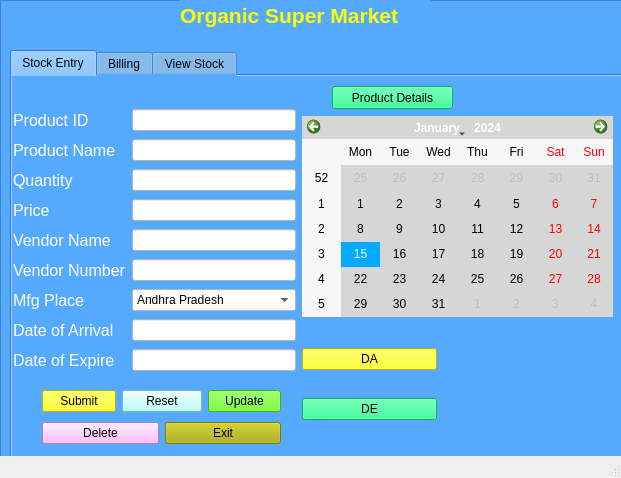
<?xml version="1.0" encoding="UTF-8"?>
<ui version="4.0">
 <class>MainWindow</class>
 <widget class="QMainWindow" name="MainWindow">
  <property name="geometry">
   <rect>
    <x>0</x>
    <y>0</y>
    <width>621</width>
    <height>478</height>
   </rect>
  </property>
  <property name="windowTitle">
   <string>MainWindow</string>
  </property>
  <widget class="QWidget" name="centralwidget">
   <widget class="QFrame" name="frame">
    <property name="geometry">
     <rect>
      <x>0</x>
      <y>0</y>
      <width>641</width>
      <height>461</height>
     </rect>
    </property>
    <property name="styleSheet">
     <string notr="true">background-color: rgb(85, 170, 255);</string>
    </property>
    <property name="frameShape">
     <enum>QFrame::StyledPanel</enum>
    </property>
    <property name="frameShadow">
     <enum>QFrame::Raised</enum>
    </property>
    <widget class="QTabWidget" name="tabWidget">
     <property name="geometry">
      <rect>
       <x>10</x>
       <y>50</y>
       <width>641</width>
       <height>441</height>
      </rect>
     </property>
     <property name="currentIndex">
      <number>0</number>
     </property>
     <widget class="QWidget" name="tab">
      <attribute name="title">
       <string>Stock Entry</string>
      </attribute>
      <widget class="QCalendarWidget" name="calendarWidget">
       <property name="geometry">
        <rect>
         <x>290</x>
         <y>40</y>
         <width>311</width>
         <height>201</height>
        </rect>
       </property>
       <property name="styleSheet">
        <string notr="true">background-color: rgb(214, 214, 214);
selection-background-color: rgb(0, 170, 255);</string>
       </property>
      </widget>
      <widget class="QWidget" name="layoutWidget">
       <property name="geometry">
        <rect>
         <x>1</x>
         <y>31</y>
         <width>283</width>
         <height>273</height>
        </rect>
       </property>
       <layout class="QGridLayout" name="gridLayout">
        <item row="0" column="1">
         <widget class="QLineEdit" name="id">
          <property name="styleSheet">
           <string notr="true">background-color: rgb(255, 255, 255);</string>
          </property>
         </widget>
        </item>
        <item row="0" column="0">
         <widget class="QLabel" name="label_2">
          <property name="font">
           <font>
            <pointsize>12</pointsize>
           </font>
          </property>
          <property name="styleSheet">
           <string notr="true">color: rgb(255, 255, 255);</string>
          </property>
          <property name="text">
           <string>Product ID</string>
          </property>
         </widget>
        </item>
        <item row="4" column="0">
         <widget class="QLabel" name="label_6">
          <property name="font">
           <font>
            <pointsize>12</pointsize>
           </font>
          </property>
          <property name="styleSheet">
           <string notr="true">color: rgb(255, 255, 255);</string>
          </property>
          <property name="text">
           <string>Vendor Name</string>
          </property>
         </widget>
        </item>
        <item row="4" column="1">
         <widget class="QLineEdit" name="vendname">
          <property name="styleSheet">
           <string notr="true">background-color: rgb(255, 255, 255);</string>
          </property>
         </widget>
        </item>
        <item row="5" column="0">
         <widget class="QLabel" name="label_7">
          <property name="font">
           <font>
            <pointsize>12</pointsize>
           </font>
          </property>
          <property name="styleSheet">
           <string notr="true">color: rgb(255, 255, 255);</string>
          </property>
          <property name="text">
           <string>Vendor Number</string>
          </property>
         </widget>
        </item>
        <item row="1" column="0">
         <widget class="QLabel" name="label_3">
          <property name="font">
           <font>
            <pointsize>12</pointsize>
           </font>
          </property>
          <property name="styleSheet">
           <string notr="true">color: rgb(255, 255, 255);</string>
          </property>
          <property name="text">
           <string>Product Name</string>
          </property>
         </widget>
        </item>
        <item row="2" column="1">
         <widget class="QLineEdit" name="quantity">
          <property name="styleSheet">
           <string notr="true">background-color: rgb(255, 255, 255);</string>
          </property>
         </widget>
        </item>
        <item row="3" column="1">
         <widget class="QLineEdit" name="price">
          <property name="styleSheet">
           <string notr="true">background-color: rgb(255, 255, 255);</string>
          </property>
         </widget>
        </item>
        <item row="2" column="0">
         <widget class="QLabel" name="label_4">
          <property name="font">
           <font>
            <pointsize>12</pointsize>
           </font>
          </property>
          <property name="styleSheet">
           <string notr="true">color: rgb(255, 255, 255);</string>
          </property>
          <property name="text">
           <string>Quantity</string>
          </property>
         </widget>
        </item>
        <item row="3" column="0">
         <widget class="QLabel" name="label_5">
          <property name="font">
           <font>
            <pointsize>12</pointsize>
           </font>
          </property>
          <property name="styleSheet">
           <string notr="true">color: rgb(255, 255, 255);</string>
          </property>
          <property name="text">
           <string>Price</string>
          </property>
         </widget>
        </item>
        <item row="5" column="1">
         <widget class="QLineEdit" name="vendnumber">
          <property name="styleSheet">
           <string notr="true">background-color: rgb(255, 255, 255);</string>
          </property>
         </widget>
        </item>
        <item row="1" column="1">
         <widget class="QLineEdit" name="name">
          <property name="styleSheet">
           <string notr="true">background-color: rgb(255, 255, 255);</string>
          </property>
         </widget>
        </item>
        <item row="7" column="1">
         <widget class="QLineEdit" name="arrival">
          <property name="styleSheet">
           <string notr="true">background-color: rgb(255, 255, 255);</string>
          </property>
         </widget>
        </item>
        <item row="8" column="1">
         <widget class="QLineEdit" name="expire">
          <property name="styleSheet">
           <string notr="true">background-color: rgb(255, 255, 255);</string>
          </property>
         </widget>
        </item>
        <item row="6" column="0">
         <widget class="QLabel" name="label_8">
          <property name="font">
           <font>
            <pointsize>12</pointsize>
           </font>
          </property>
          <property name="styleSheet">
           <string notr="true">color: rgb(255, 255, 255);</string>
          </property>
          <property name="text">
           <string>Mfg Place</string>
          </property>
         </widget>
        </item>
        <item row="8" column="0">
         <widget class="QLabel" name="label_10">
          <property name="font">
           <font>
            <pointsize>12</pointsize>
           </font>
          </property>
          <property name="styleSheet">
           <string notr="true">color: rgb(255, 255, 255);</string>
          </property>
          <property name="text">
           <string>Date of Expire</string>
          </property>
         </widget>
        </item>
        <item row="7" column="0">
         <widget class="QLabel" name="label_9">
          <property name="font">
           <font>
            <pointsize>12</pointsize>
           </font>
          </property>
          <property name="styleSheet">
           <string notr="true">color: rgb(255, 255, 255);</string>
          </property>
          <property name="text">
           <string>Date of Arrival</string>
          </property>
         </widget>
        </item>
        <item row="6" column="1">
         <widget class="QComboBox" name="comboBox">
          <property name="styleSheet">
           <string notr="true">background-color: rgb(255, 255, 255);</string>
          </property>
          <item>
           <property name="text">
            <string>Andhra Pradesh</string>
           </property>
          </item>
          <item>
           <property name="text">
            <string>Arunachal Pradesh</string>
           </property>
          </item>
          <item>
           <property name="text">
            <string>Assam</string>
           </property>
          </item>
          <item>
           <property name="text">
            <string>Bihar</string>
           </property>
          </item>
          <item>
           <property name="text">
            <string>Chattisgarh</string>
           </property>
          </item>
          <item>
           <property name="text">
            <string>Goa</string>
           </property>
          </item>
          <item>
           <property name="text">
            <string>Gujarat</string>
           </property>
          </item>
          <item>
           <property name="text">
            <string>Haryana</string>
           </property>
          </item>
          <item>
           <property name="text">
            <string>Himachal Pradesh</string>
           </property>
          </item>
          <item>
           <property name="text">
            <string>Jharkand</string>
           </property>
          </item>
          <item>
           <property name="text">
            <string>Karnataka</string>
           </property>
          </item>
          <item>
           <property name="text">
            <string>Kerala</string>
           </property>
          </item>
          <item>
           <property name="text">
            <string>Madhya Pradesh</string>
           </property>
          </item>
          <item>
           <property name="text">
            <string>Maharashtra</string>
           </property>
          </item>
          <item>
           <property name="text">
            <string>Manipur</string>
           </property>
          </item>
          <item>
           <property name="text">
            <string>Meghalaya</string>
           </property>
          </item>
          <item>
           <property name="text">
            <string>Mizoram</string>
           </property>
          </item>
          <item>
           <property name="text">
            <string>Nagaland</string>
           </property>
          </item>
          <item>
           <property name="text">
            <string>Odissa</string>
           </property>
          </item>
          <item>
           <property name="text">
            <string>Punjab</string>
           </property>
          </item>
          <item>
           <property name="text">
            <string>Rajasthan</string>
           </property>
          </item>
          <item>
           <property name="text">
            <string>Sikkim</string>
           </property>
          </item>
          <item>
           <property name="text">
            <string>Tamilnadu</string>
           </property>
          </item>
          <item>
           <property name="text">
            <string>Telangana</string>
           </property>
          </item>
          <item>
           <property name="text">
            <string>Tripura</string>
           </property>
          </item>
          <item>
           <property name="text">
            <string>Uttarakand</string>
           </property>
          </item>
          <item>
           <property name="text">
            <string>UttarPradesh</string>
           </property>
          </item>
          <item>
           <property name="text">
            <string>West Bengal</string>
           </property>
          </item>
         </widget>
        </item>
       </layout>
      </widget>
      <widget class="QWidget" name="layoutWidget_2">
       <property name="geometry">
        <rect>
         <x>290</x>
         <y>250</y>
         <width>135</width>
         <height>117</height>
        </rect>
       </property>
       <layout class="QGridLayout" name="gridLayout_3">
        <item row="0" column="0">
         <widget class="QPushButton" name="da">
          <property name="styleSheet">
           <string notr="true">background-color: rgb(255, 255, 0);</string>
          </property>
          <property name="text">
           <string>DA</string>
          </property>
         </widget>
        </item>
        <item row="1" column="0">
         <widget class="QPushButton" name="de">
          <property name="styleSheet">
           <string notr="true">background-color: rgb(255, 255, 0);
background-color: rgb(0, 255, 127);</string>
          </property>
          <property name="text">
           <string>DE</string>
          </property>
         </widget>
        </item>
       </layout>
      </widget>
      <widget class="QPushButton" name="product">
       <property name="geometry">
        <rect>
         <x>320</x>
         <y>10</y>
         <width>121</width>
         <height>23</height>
        </rect>
       </property>
       <property name="styleSheet">
        <string notr="true">background-color: rgb(255, 255, 0);
background-color: rgb(0, 255, 127);</string>
       </property>
       <property name="text">
        <string>Product Details</string>
       </property>
      </widget>
      <widget class="QWidget" name="layoutWidget_3">
       <property name="geometry">
        <rect>
         <x>30</x>
         <y>310</y>
         <width>239</width>
         <height>62</height>
        </rect>
       </property>
       <layout class="QGridLayout" name="gridLayout_2">
        <item row="0" column="0">
         <widget class="QPushButton" name="submit">
          <property name="styleSheet">
           <string notr="true">background-color: rgb(255, 255, 0);</string>
          </property>
          <property name="text">
           <string>Submit</string>
          </property>
         </widget>
        </item>
        <item row="0" column="1" colspan="2">
         <widget class="QPushButton" name="reset">
          <property name="styleSheet">
           <string notr="true">background-color: rgb(170, 255, 255);</string>
          </property>
          <property name="text">
           <string>Reset</string>
          </property>
         </widget>
        </item>
        <item row="0" column="3">
         <widget class="QPushButton" name="update">
          <property name="styleSheet">
           <string notr="true">background-color: rgb(85, 255, 0);</string>
          </property>
          <property name="text">
           <string>Update</string>
          </property>
         </widget>
        </item>
        <item row="1" column="0" colspan="2">
         <widget class="QPushButton" name="delete_2">
          <property name="styleSheet">
           <string notr="true">background-color: rgb(255, 170, 255);</string>
          </property>
          <property name="text">
           <string>Delete</string>
          </property>
         </widget>
        </item>
        <item row="1" column="2" colspan="2">
         <widget class="QPushButton" name="exit">
          <property name="styleSheet">
           <string notr="true">background-color: rgb(170, 170, 0);</string>
          </property>
          <property name="text">
           <string>Exit</string>
          </property>
         </widget>
        </item>
       </layout>
      </widget>
     </widget>
     <widget class="QWidget" name="tab_2">
      <attribute name="title">
       <string>Billing</string>
      </attribute>
      <widget class="QLabel" name="label_11">
       <property name="geometry">
        <rect>
         <x>20</x>
         <y>40</y>
         <width>101</width>
         <height>16</height>
        </rect>
       </property>
       <property name="font">
        <font>
         <pointsize>14</pointsize>
        </font>
       </property>
       <property name="styleSheet">
        <string notr="true">color: rgb(255, 255, 255);</string>
       </property>
       <property name="text">
        <string>Product Id</string>
       </property>
      </widget>
      <widget class="QLineEdit" name="lineEdit_10">
       <property name="geometry">
        <rect>
         <x>130</x>
         <y>40</y>
         <width>61</width>
         <height>20</height>
        </rect>
       </property>
       <property name="styleSheet">
        <string notr="true">background-color: rgb(255, 255, 255);</string>
       </property>
      </widget>
      <widget class="QLineEdit" name="lineEdit_11">
       <property name="geometry">
        <rect>
         <x>290</x>
         <y>40</y>
         <width>61</width>
         <height>20</height>
        </rect>
       </property>
       <property name="styleSheet">
        <string notr="true">background-color: rgb(255, 255, 255);</string>
       </property>
      </widget>
      <widget class="QLabel" name="label_12">
       <property name="geometry">
        <rect>
         <x>200</x>
         <y>40</y>
         <width>81</width>
         <height>21</height>
        </rect>
       </property>
       <property name="font">
        <font>
         <pointsize>14</pointsize>
        </font>
       </property>
       <property name="styleSheet">
        <string notr="true">color: rgb(255, 255, 255);</string>
       </property>
       <property name="text">
        <string>Quantity</string>
       </property>
      </widget>
      <widget class="QPushButton" name="add">
       <property name="geometry">
        <rect>
         <x>370</x>
         <y>40</y>
         <width>75</width>
         <height>23</height>
        </rect>
       </property>
       <property name="styleSheet">
        <string notr="true">background-color: rgb(170, 255, 255);</string>
       </property>
       <property name="text">
        <string>Add</string>
       </property>
      </widget>
      <widget class="QTextEdit" name="textEdit">
       <property name="geometry">
        <rect>
         <x>20</x>
         <y>70</y>
         <width>501</width>
         <height>211</height>
        </rect>
       </property>
       <property name="styleSheet">
        <string notr="true">background-color: rgb(255, 255, 255);</string>
       </property>
      </widget>
      <widget class="QLabel" name="label_13">
       <property name="geometry">
        <rect>
         <x>270</x>
         <y>300</y>
         <width>151</width>
         <height>20</height>
        </rect>
       </property>
       <property name="font">
        <font>
         <pointsize>14</pointsize>
        </font>
       </property>
       <property name="styleSheet">
        <string notr="true">color: rgb(255, 255, 0);</string>
       </property>
       <property name="text">
        <string/>
       </property>
       <property name="alignment">
        <set>Qt::AlignCenter</set>
       </property>
      </widget>
      <widget class="QLabel" name="label_14">
       <property name="geometry">
        <rect>
         <x>90</x>
         <y>300</y>
         <width>151</width>
         <height>20</height>
        </rect>
       </property>
       <property name="font">
        <font>
         <pointsize>14</pointsize>
        </font>
       </property>
       <property name="styleSheet">
        <string notr="true">color: rgb(255, 255, 0);
color: rgb(255, 255, 255);</string>
       </property>
       <property name="text">
        <string>Total Bill</string>
       </property>
       <property name="alignment">
        <set>Qt::AlignCenter</set>
       </property>
      </widget>
     </widget>
     <widget class="QWidget" name="tab_3">
      <attribute name="title">
       <string>View Stock</string>
      </attribute>
      <widget class="QPushButton" name="view">
       <property name="geometry">
        <rect>
         <x>230</x>
         <y>10</y>
         <width>75</width>
         <height>23</height>
        </rect>
       </property>
       <property name="styleSheet">
        <string notr="true">background-color: rgb(255, 170, 255);</string>
       </property>
       <property name="text">
        <string>View Stock</string>
       </property>
      </widget>
      <widget class="QTableWidget" name="tableWidget">
       <property name="geometry">
        <rect>
         <x>0</x>
         <y>50</y>
         <width>611</width>
         <height>251</height>
        </rect>
       </property>
       <property name="styleSheet">
        <string notr="true">background-color: rgb(235, 235, 235);</string>
       </property>
       <column>
        <property name="text">
         <string>Product Id</string>
        </property>
       </column>
       <column>
        <property name="text">
         <string>Product Name</string>
        </property>
       </column>
       <column>
        <property name="text">
         <string>Quantity</string>
        </property>
       </column>
       <column>
        <property name="text">
         <string>Price</string>
        </property>
       </column>
       <column>
        <property name="text">
         <string>Vendor Name</string>
        </property>
       </column>
       <column>
        <property name="text">
         <string>Vendor Number</string>
        </property>
       </column>
       <column>
        <property name="text">
         <string>Place</string>
        </property>
       </column>
       <column>
        <property name="text">
         <string>Date of Arrival</string>
        </property>
       </column>
       <column>
        <property name="text">
         <string>Date of Expiry</string>
        </property>
       </column>
      </widget>
     </widget>
    </widget>
    <widget class="QLabel" name="label">
     <property name="geometry">
      <rect>
       <x>180</x>
       <y>0</y>
       <width>251</width>
       <height>31</height>
      </rect>
     </property>
     <property name="font">
      <font>
       <pointsize>16</pointsize>
       <weight>75</weight>
       <bold>true</bold>
      </font>
     </property>
     <property name="styleSheet">
      <string notr="true">color: rgb(255, 255, 0);</string>
     </property>
     <property name="text">
      <string>Organic Super Market</string>
     </property>
    </widget>
   </widget>
  </widget>
  <widget class="QStatusBar" name="statusbar"/>
 </widget>
 <tabstops>
  <tabstop>id</tabstop>
  <tabstop>name</tabstop>
  <tabstop>quantity</tabstop>
  <tabstop>price</tabstop>
  <tabstop>vendname</tabstop>
  <tabstop>vendnumber</tabstop>
  <tabstop>comboBox</tabstop>
  <tabstop>arrival</tabstop>
  <tabstop>expire</tabstop>
  <tabstop>submit</tabstop>
  <tabstop>reset</tabstop>
  <tabstop>update</tabstop>
  <tabstop>delete_2</tabstop>
  <tabstop>exit</tabstop>
  <tabstop>da</tabstop>
  <tabstop>de</tabstop>
  <tabstop>calendarWidget</tabstop>
  <tabstop>product</tabstop>
  <tabstop>tabWidget</tabstop>
  <tabstop>lineEdit_10</tabstop>
  <tabstop>lineEdit_11</tabstop>
  <tabstop>add</tabstop>
  <tabstop>textEdit</tabstop>
  <tabstop>view</tabstop>
  <tabstop>tableWidget</tabstop>
 </tabstops>
 <resources/>
 <connections/>
</ui>
